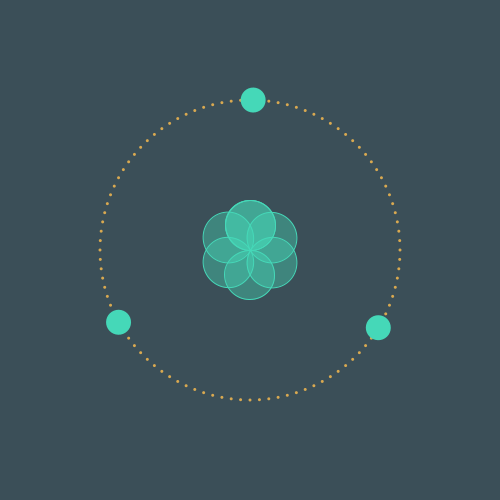
Frame 1 (no input)
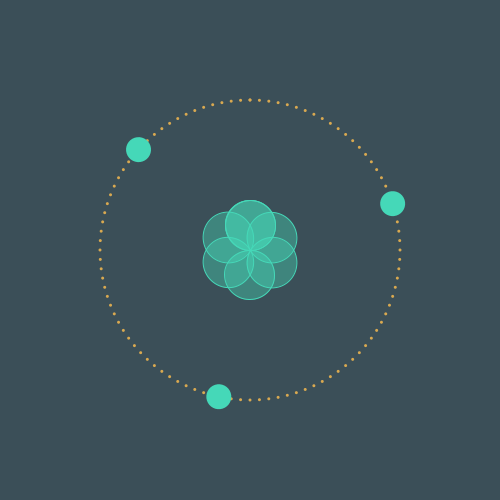
Frame 60 (the mouse pressed at the canvas centre just before this capture)
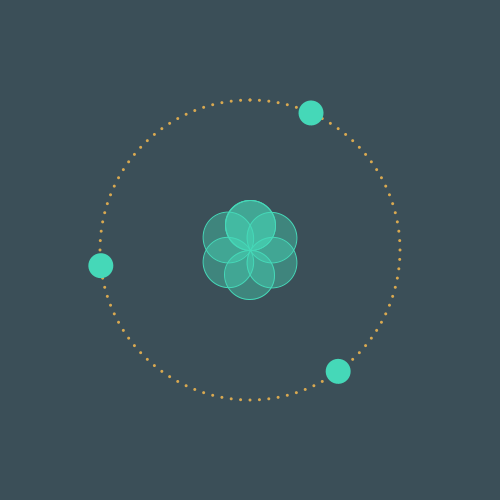
Frame 120 (the mouse held since frame 60 and released just before this capture)

The Processing sketch that drew these frames (run headless with seeded random() and noise(); from frame 60 on, the mouse is pressed at the canvas centre):

// Processing sketch: circles
// ── circles.pde
float angle = 0;
float r = 25; //radii of outer rotating circles
float rtwo = 3; //radii of golden circles
float n = 100; //number of golden circles
int numFrames = 300;

void setup() {
  size(500,500);
  background(59, 79, 88);
}

void draw() {
  background(59, 79, 88);
  noStroke();
  fill(69,216,184);
  
  
  pushMatrix();
  stroke(69,216,184);
  fill(69,216,184,100);
  translate(width/2,height/2);
  for (int i=0; i < 7; i++) {
    ellipse(0,-25,50,50);
    rotate(2*PI/6);
  }
  popMatrix();
  
  
  pushMatrix();
  noStroke();
  fill(217,169,80);
  translate(width/2,height/2);
  for (int i=0; i < n+1; i++) {
    ellipse(0,-150,rtwo,rtwo);
    rotate(2*PI/n);
  }
  popMatrix();
  
  float n = norm(frameCount % numFrames, 0, numFrames);
  angle = lerp(0, TWO_PI, n);
  
  pushMatrix();
  translate(width/2,height/2);
  rotate(angle-PI/2);
  fill(69,216,184,255);
  ellipse(150*cos(2*PI/3),150*sin(2*PI/3),r,r);
  ellipse(150*cos(4*PI/3),150*sin(4*PI/3),r,r);
  ellipse(150*cos(6*PI/3),150*sin(6*PI/3),r,r);
//  angle = (.005*PI + angle)%(2*PI);
  println(150*cos(2*PI/3));
  popMatrix();
   
}
